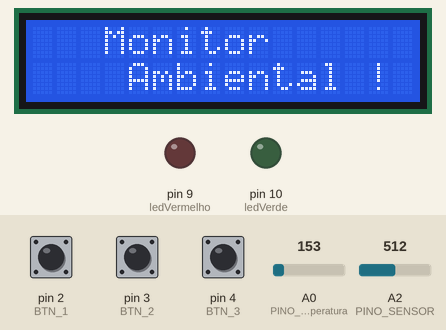
Bench run of a sketch on a simulated Arduino Uno, built with avr-gcc and run on an emulated ATmega328P. On the bench: 16×2 character LCD, output pins drawn as LEDs (lit = HIGH). Inputs (shaded band) come from the test bench; at power-on: pin 2 (BTN_1) HIGH, pin 3 (BTN_2) HIGH, pin 4 (BTN_3) HIGH, A0 (PINO_Temperatura) = 153, A2 (PINO_SENSOR) = 512. What the sketch prints to the serial monitor is not drawn.

Above: at 5.2 s.
5.3 s: pin 2 (BTN_1) pulled LOW for 0.15 s
At 6.1 s:
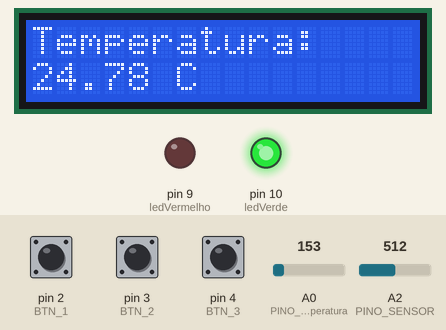
6.9 s: pin 3 (BTN_2) pulled LOW for 0.15 s
At 8.1 s:
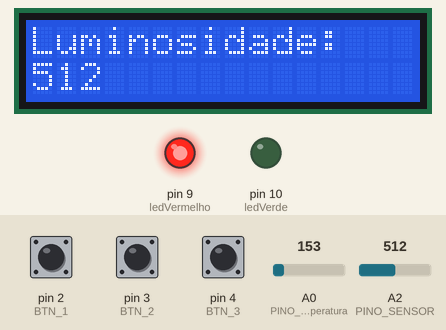
8.5 s: pin 4 (BTN_3) pulled LOW for 0.15 s
At 9.7 s:
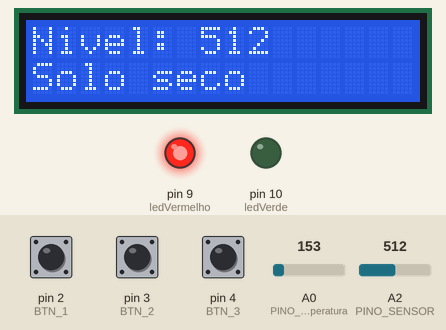
10.1 s: pin 2 (BTN_1) pulled LOW for 1 s
At 10.9 s:
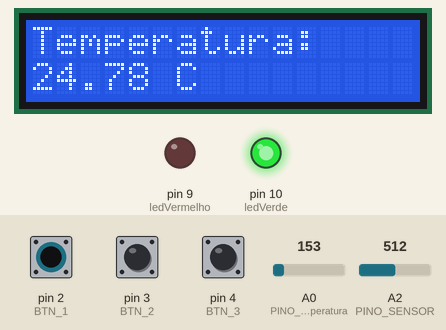
12.6 s: pin 4 (BTN_3) pulled LOW for 1 s
At 14.0 s:
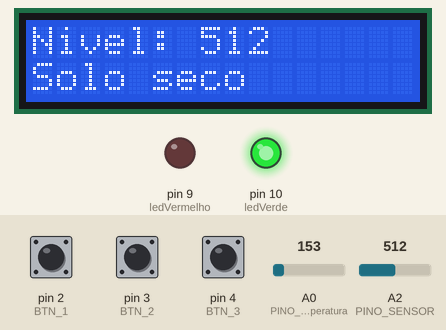
15.1 s: pin 2 (BTN_1) pulled LOW for 3.2 s
At 15.9 s:
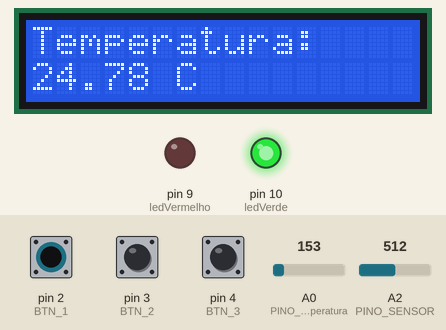
Timing chart, 0 to 18.1 s (numbered marks = the images above; inputs shaded):
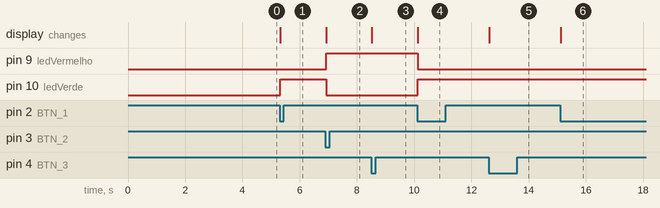

The sketch:

Ambiental.ino
```cpp
#include <LiquidCrystal_I2C.h>

int temperatura = 0;
int VLDR = 0;
int PINO_SENSOR = A2;

#define ledVermelho 9
#define ledVerde 10
#define BTN_1 2
#define BTN_2 3
#define BTN_3 4
#define PINO_Temperatura A0
#define LDR A1


LiquidCrystal_I2C lcd(32, 16, 2);

void setup()
{
  Serial.begin(9600);
  pinMode(A0, INPUT);
  pinMode(ledVermelho, OUTPUT);
  pinMode(ledVerde, OUTPUT);
  pinMode(BTN_1, INPUT_PULLUP);
  pinMode(BTN_2,INPUT_PULLUP);
  pinMode(BTN_3, INPUT_PULLUP);

  lcd.init();
  lcd.backlight();

  lcd.setCursor(3, 0);
  lcd.print("Monitor ");
  lcd.setCursor(0, 1);
  lcd.print("    Ambiental !");
  delay(4000);
}

void loop()
{
 if (digitalRead(BTN_1) == LOW)
  {
    int leitura = analogRead(PINO_Temperatura);

    float tensao = leitura * (5.0 / 1023.0);
    float temperatura = (tensao - 0.5) * 100.0;

    lcd.clear();
    lcd.setCursor(0, 0);
    lcd.print("Temperatura:");

    lcd.setCursor(0, 1);
    lcd.print(temperatura);
    lcd.print(" C");

    Serial.print("Temperatura: ");
    Serial.print(temperatura);
    Serial.println(" C");

    if (temperatura >= 30)
    {
      digitalWrite(ledVermelho, HIGH);
      digitalWrite(ledVerde, LOW);
    }
    else
    {
      digitalWrite(ledVerde, HIGH);
      digitalWrite(ledVermelho, LOW);
    }

    delay(1000);

    while (digitalRead(BTN_1) == LOW)
    {
    }
  }

 if (digitalRead(BTN_2) == LOW)
{
  VLDR = analogRead(LDR);

  lcd.clear();
  lcd.setCursor(0, 0);
  lcd.print("Luminosidade:");
  lcd.setCursor(0, 1);
  lcd.print(VLDR);

  Serial.print("Luminosidade: ");
  Serial.println(VLDR);

  if (VLDR < 700)
  {
    digitalWrite(ledVermelho, HIGH);
     digitalWrite(ledVerde, LOW);
  }
  else
  {
    digitalWrite(ledVerde, HIGH);
     digitalWrite(ledVermelho, LOW);
  }

  delay(100);

  while (digitalRead(BTN_2) == LOW)
  {
  }
}

if (digitalRead(BTN_3) == LOW) {
  int sensorValue = analogRead(PINO_SENSOR);

  lcd.clear();
  lcd.setCursor(0, 0);
  lcd.print("Nivel: ");
  lcd.print(sensorValue);

  if (sensorValue <= 180) {
    lcd.setCursor(0, 1);
    lcd.print("Muito molhado");
  }
  else if (sensorValue <= 360) {
    lcd.setCursor(0, 1);
    lcd.print("Solo umido");
  }
  else {
    lcd.setCursor(0, 1);
    lcd.print("Solo seco");
  }

  Serial.print("Umidade: ");
  Serial.println(sensorValue);

  delay(500);
}
}
```

Measured:
- after the input at 5.3 s, pin 10 (ledVerde): LOW → HIGH at once; the display: changes at once (image 1)
- after the input at 6.9 s, pin 9 (ledVermelho): LOW → HIGH at once; pin 10 (ledVerde): HIGH → LOW at once; the display: changes at once (image 2)
- after the input at 8.5 s, the display: changes at once (image 3)
- after the input at 10.1 s, pin 9 (ledVermelho): HIGH → LOW at once; pin 10 (ledVerde): LOW → HIGH at once; the display: changes at once (image 4)
- after the input at 12.6 s, the display: changes at once (image 5)
- after the input at 15.1 s, the display: changes at once (image 6)
